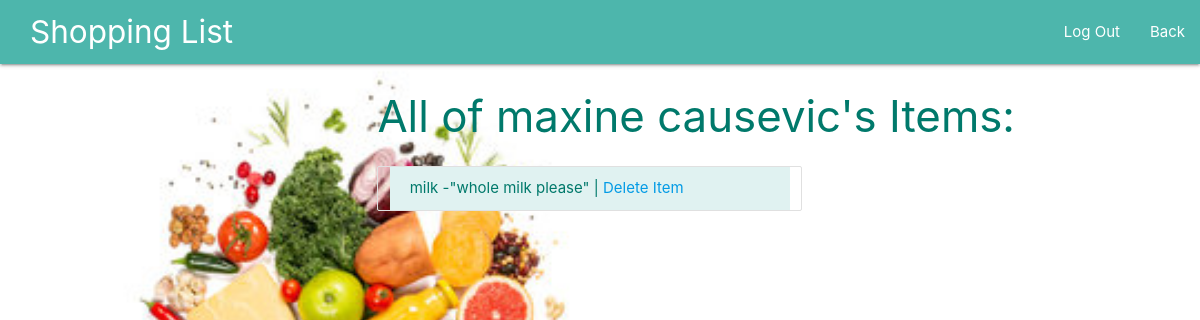
Page /user/4 on the committed database.
### time_app/models.py (models this page shows)
class User(models.Model):
    first_name = models.CharField(max_length=45)
    last_name = models.CharField(max_length=45)
    email = models.CharField(max_length=255)
    password = models.CharField(max_length=255)
    created_at = models.DateTimeField(auto_now_add=True)
    updated_at = models.DateTimeField(auto_now=True)
    objects = User_Manager()

class Product(models.Model):
    product_name = models.CharField(max_length=255)
    description = models.TextField()
    user = models.ForeignKey(User, related_name="products", on_delete = models.CASCADE)
    created_at = models.DateTimeField(auto_now_add=True)
    updated_at = models.DateTimeField(auto_now=True)
    objects = ProductManager()

### time_app/views.py (the view)
# urls.py: path('user/<user_id>', views.view_user_page),
def view_user_page(request, user_id):
    right_user = User.objects.get(id=user_id)
    user_products = Product.objects.filter(user=right_user)
    context = {
        'right_user':right_user,
        'user_products':user_products
    }
    return render(request, "userlist.html", context)

### time_app/templates/userlist.html (shortened to what this page needs)
<!DOCTYPE html>
<html lang="en">
<head>
    <link rel="stylesheet" href="https://cdnjs.cloudflare.com/ajax/libs/materialize/1.0.0/css/materialize.min.css">
    {% load static%}
    <link rel="stylesheet" href="{% static 'css/styles.css' %}">
</head>
    <body id="bg" style="background-image: url('{% static "img/grocery3.jpeg" %}'); background-repeat: no-repeat;
    background-size: cover">
    <nav>
        <div class="nav-wrapper teal lighten-2">
            <a href="#" class="brand-logo">Shopping List</a>
            <ul id="nav-mobile" class="right hide-on-med-and-down">
                <li><a href="/logout">Log Out</a></li>
                <li><a href="/shoppinglist">Back</a></li>
            </ul>
        </div>
    </nav>
    <div class="container">
    <div class="row right teal-text text-darken-2">
    <h3>All of {{right_user.first_name}} {{right_user.last_name}}'s Items:</h3>
    <ul class="collection col s8">
        {% for product in user_products reversed %}
        <li class="collection-item #e0f2f1 teal lighten-5">{{ product.product_name }} -"{{product.description}}" | <a href="/remove/{{product.id}}/{{right_user.id}}">Delete Item</a></li>
        {% endfor %}
    </ul>
    </div>
    </div>
</body>
</html>

### time_app/static/css/styles.css (style rules this page uses)
body { background-image: url("static/img/grocery2.jpeg"); }
.brand-logo { margin-left: 30px; }
.container { padding-right: 5px; }

### rows in the picture
User: first_name "maxine", last_name "causevic"
Product: product_name "milk", description "whole milk please"
